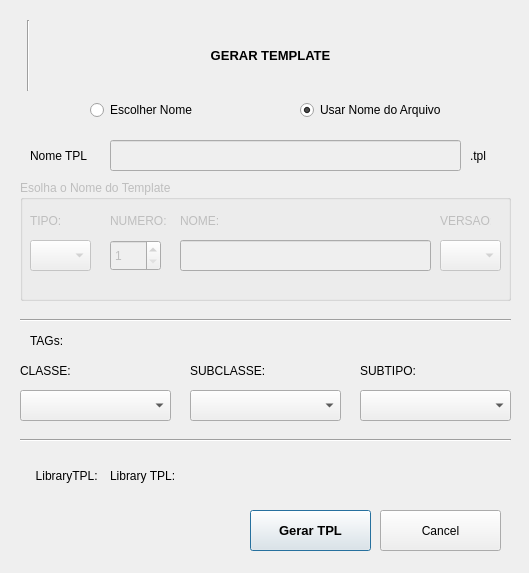
<?xml version="1.0" encoding="UTF-8"?>
<ui version="4.0">
 <class>Dialog</class>
 <widget class="QDialog" name="Dialog">
  <property name="geometry">
   <rect>
    <x>0</x>
    <y>0</y>
    <width>529</width>
    <height>573</height>
   </rect>
  </property>
  <property name="windowTitle">
   <string>Gerar TPL</string>
  </property>
  <widget class="QPushButton" name="gerarTPL">
   <property name="geometry">
    <rect>
     <x>250</x>
     <y>510</y>
     <width>121</width>
     <height>41</height>
    </rect>
   </property>
   <property name="font">
    <font>
     <pointsize>10</pointsize>
     <weight>75</weight>
     <bold>true</bold>
    </font>
   </property>
   <property name="text">
    <string>Gerar TPL</string>
   </property>
  </widget>
  <widget class="QPushButton" name="buttonCancel">
   <property name="geometry">
    <rect>
     <x>380</x>
     <y>510</y>
     <width>121</width>
     <height>41</height>
    </rect>
   </property>
   <property name="text">
    <string>Cancel</string>
   </property>
  </widget>
  <widget class="QGroupBox" name="groupBox">
   <property name="enabled">
    <bool>false</bool>
   </property>
   <property name="geometry">
    <rect>
     <x>20</x>
     <y>180</y>
     <width>491</width>
     <height>121</height>
    </rect>
   </property>
   <property name="title">
    <string>Esolha o Nome do Template</string>
   </property>
   <widget class="QLabel" name="label_5">
    <property name="geometry">
     <rect>
      <x>160</x>
      <y>30</y>
      <width>51</width>
      <height>21</height>
     </rect>
    </property>
    <property name="text">
     <string>NOME:</string>
    </property>
   </widget>
   <widget class="QLabel" name="label_3">
    <property name="geometry">
     <rect>
      <x>10</x>
      <y>30</y>
      <width>61</width>
      <height>21</height>
     </rect>
    </property>
    <property name="text">
     <string>TIPO:</string>
    </property>
   </widget>
   <widget class="QLabel" name="label_4">
    <property name="geometry">
     <rect>
      <x>90</x>
      <y>30</y>
      <width>61</width>
      <height>21</height>
     </rect>
    </property>
    <property name="text">
     <string>NUMERO:</string>
    </property>
   </widget>
   <widget class="QLineEdit" name="lineNome">
    <property name="geometry">
     <rect>
      <x>160</x>
      <y>60</y>
      <width>251</width>
      <height>31</height>
     </rect>
    </property>
    <property name="font">
     <font>
      <pointsize>8</pointsize>
      <kerning>false</kerning>
     </font>
    </property>
    <property name="toolTip">
     <string>Escolha Nome unico do ASSET (SEM VERSAO)</string>
    </property>
    <property name="inputMethodHints">
     <set>Qt::ImhUppercaseOnly</set>
    </property>
    <property name="alignment">
     <set>Qt::AlignBottom|Qt::AlignLeading|Qt::AlignLeft</set>
    </property>
    <property name="dragEnabled">
     <bool>false</bool>
    </property>
    <property name="readOnly">
     <bool>false</bool>
    </property>
   </widget>
   <widget class="QComboBox" name="comboTIPO">
    <property name="geometry">
     <rect>
      <x>10</x>
      <y>60</y>
      <width>61</width>
      <height>31</height>
     </rect>
    </property>
   </widget>
   <widget class="QSpinBox" name="spinBox">
    <property name="geometry">
     <rect>
      <x>90</x>
      <y>60</y>
      <width>51</width>
      <height>31</height>
     </rect>
    </property>
    <property name="toolTip">
     <string>Escolha o Numero Unico do Asset</string>
    </property>
    <property name="prefix">
     <string/>
    </property>
    <property name="minimum">
     <number>1</number>
    </property>
    <property name="maximum">
     <number>999</number>
    </property>
    <property name="value">
     <number>1</number>
    </property>
   </widget>
   <widget class="QLabel" name="label_9">
    <property name="geometry">
     <rect>
      <x>420</x>
      <y>30</y>
      <width>51</width>
      <height>21</height>
     </rect>
    </property>
    <property name="text">
     <string>VERSAO:</string>
    </property>
   </widget>
   <widget class="QComboBox" name="comboVERs">
    <property name="geometry">
     <rect>
      <x>420</x>
      <y>60</y>
      <width>61</width>
      <height>31</height>
     </rect>
    </property>
   </widget>
  </widget>
  <widget class="QLabel" name="label_2">
   <property name="geometry">
    <rect>
     <x>20</x>
     <y>460</y>
     <width>81</width>
     <height>31</height>
    </rect>
   </property>
   <property name="text">
    <string>LibraryTPL: </string>
   </property>
   <property name="alignment">
    <set>Qt::AlignRight|Qt::AlignTrailing|Qt::AlignVCenter</set>
   </property>
  </widget>
  <widget class="QLabel" name="labelPath">
   <property name="geometry">
    <rect>
     <x>110</x>
     <y>460</y>
     <width>401</width>
     <height>31</height>
    </rect>
   </property>
   <property name="font">
    <font>
     <underline>false</underline>
     <strikeout>false</strikeout>
    </font>
   </property>
   <property name="toolTip">
    <string>Caminho na rede onde o tpl do ASSET sera salvo</string>
   </property>
   <property name="text">
    <string>Library TPL: </string>
   </property>
   <property name="alignment">
    <set>Qt::AlignLeading|Qt::AlignLeft|Qt::AlignVCenter</set>
   </property>
   <property name="wordWrap">
    <bool>false</bool>
   </property>
  </widget>
  <widget class="Line" name="line">
   <property name="geometry">
    <rect>
     <x>20</x>
     <y>310</y>
     <width>491</width>
     <height>20</height>
    </rect>
   </property>
   <property name="orientation">
    <enum>Qt::Horizontal</enum>
   </property>
  </widget>
  <widget class="QComboBox" name="tagCLASSE">
   <property name="geometry">
    <rect>
     <x>20</x>
     <y>390</y>
     <width>151</width>
     <height>31</height>
    </rect>
   </property>
   <property name="toolTip">
    <string>RIG COMPLETO nao leva versao no nome do GRUPO, RIG SIMPLES SIM. O Completo tem conexao para props e outro Grupo com a versao do rig dentro do principal</string>
   </property>
   <property name="editable">
    <bool>false</bool>
   </property>
  </widget>
  <widget class="Line" name="line_2">
   <property name="geometry">
    <rect>
     <x>20</x>
     <y>20</y>
     <width>16</width>
     <height>71</height>
    </rect>
   </property>
   <property name="orientation">
    <enum>Qt::Vertical</enum>
   </property>
  </widget>
  <widget class="QLabel" name="label_8">
   <property name="geometry">
    <rect>
     <x>60</x>
     <y>30</y>
     <width>421</width>
     <height>51</height>
    </rect>
   </property>
   <property name="font">
    <font>
     <family>Arial</family>
     <pointsize>10</pointsize>
     <weight>75</weight>
     <bold>true</bold>
    </font>
   </property>
   <property name="text">
    <string>GERAR TEMPLATE</string>
   </property>
   <property name="alignment">
    <set>Qt::AlignCenter</set>
   </property>
  </widget>
  <widget class="QLabel" name="label_7">
   <property name="geometry">
    <rect>
     <x>30</x>
     <y>330</y>
     <width>61</width>
     <height>21</height>
    </rect>
   </property>
   <property name="font">
    <font>
     <pointsize>9</pointsize>
    </font>
   </property>
   <property name="text">
    <string>TAGs:</string>
   </property>
  </widget>
  <widget class="Line" name="line_3">
   <property name="geometry">
    <rect>
     <x>20</x>
     <y>430</y>
     <width>491</width>
     <height>20</height>
    </rect>
   </property>
   <property name="orientation">
    <enum>Qt::Horizontal</enum>
   </property>
  </widget>
  <widget class="QComboBox" name="tagSUBCLASSE">
   <property name="geometry">
    <rect>
     <x>190</x>
     <y>390</y>
     <width>151</width>
     <height>31</height>
    </rect>
   </property>
   <property name="toolTip">
    <string>ORIGINAL = ASSET principal; VARIACAO = sao os ASSETS variados do Original</string>
   </property>
   <property name="editable">
    <bool>false</bool>
   </property>
  </widget>
  <widget class="QLabel" name="label_10">
   <property name="geometry">
    <rect>
     <x>20</x>
     <y>360</y>
     <width>61</width>
     <height>21</height>
    </rect>
   </property>
   <property name="text">
    <string>CLASSE:</string>
   </property>
  </widget>
  <widget class="QLabel" name="label_11">
   <property name="geometry">
    <rect>
     <x>190</x>
     <y>360</y>
     <width>91</width>
     <height>21</height>
    </rect>
   </property>
   <property name="text">
    <string>SUBCLASSE:</string>
   </property>
  </widget>
  <widget class="QComboBox" name="tagTIPO">
   <property name="geometry">
    <rect>
     <x>360</x>
     <y>390</y>
     <width>151</width>
     <height>31</height>
    </rect>
   </property>
   <property name="toolTip">
    <string>Escolha as tags para o TIPO de ASSET (cada TIPO tem TAGS diferentes)</string>
   </property>
   <property name="editable">
    <bool>false</bool>
   </property>
  </widget>
  <widget class="QLabel" name="label_13">
   <property name="geometry">
    <rect>
     <x>360</x>
     <y>360</y>
     <width>91</width>
     <height>21</height>
    </rect>
   </property>
   <property name="text">
    <string>SUBTIPO:</string>
   </property>
  </widget>
  <widget class="QRadioButton" name="radioEscolherNome">
   <property name="geometry">
    <rect>
     <x>90</x>
     <y>100</y>
     <width>131</width>
     <height>20</height>
    </rect>
   </property>
   <property name="toolTip">
    <string>Esta opcao permite mudar o nome final do TPL e escolher uma versao</string>
   </property>
   <property name="text">
    <string>Escolher Nome</string>
   </property>
  </widget>
  <widget class="QRadioButton" name="radioNomeArquivo">
   <property name="geometry">
    <rect>
     <x>300</x>
     <y>100</y>
     <width>171</width>
     <height>20</height>
    </rect>
   </property>
   <property name="toolTip">
    <string>Esta opcao Usa o nome do Arquivo de DESIGN para o TPL (a versao sera a proxima)</string>
   </property>
   <property name="text">
    <string>Usar Nome do Arquivo</string>
   </property>
   <property name="checked">
    <bool>true</bool>
   </property>
  </widget>
  <widget class="QLineEdit" name="lineTPL">
   <property name="enabled">
    <bool>false</bool>
   </property>
   <property name="geometry">
    <rect>
     <x>110</x>
     <y>140</y>
     <width>351</width>
     <height>31</height>
    </rect>
   </property>
   <property name="font">
    <font>
     <pointsize>9</pointsize>
    </font>
   </property>
   <property name="toolTip">
    <string>Nome do TPL que sera gerado</string>
   </property>
  </widget>
  <widget class="QLabel" name="label_12">
   <property name="geometry">
    <rect>
     <x>470</x>
     <y>140</y>
     <width>31</width>
     <height>31</height>
    </rect>
   </property>
   <property name="font">
    <font>
     <pointsize>9</pointsize>
    </font>
   </property>
   <property name="text">
    <string>.tpl</string>
   </property>
  </widget>
  <widget class="QLabel" name="label">
   <property name="geometry">
    <rect>
     <x>30</x>
     <y>140</y>
     <width>81</width>
     <height>31</height>
    </rect>
   </property>
   <property name="font">
    <font>
     <pointsize>9</pointsize>
    </font>
   </property>
   <property name="text">
    <string>Nome TPL</string>
   </property>
  </widget>
 </widget>
 <resources/>
 <connections/>
</ui>
